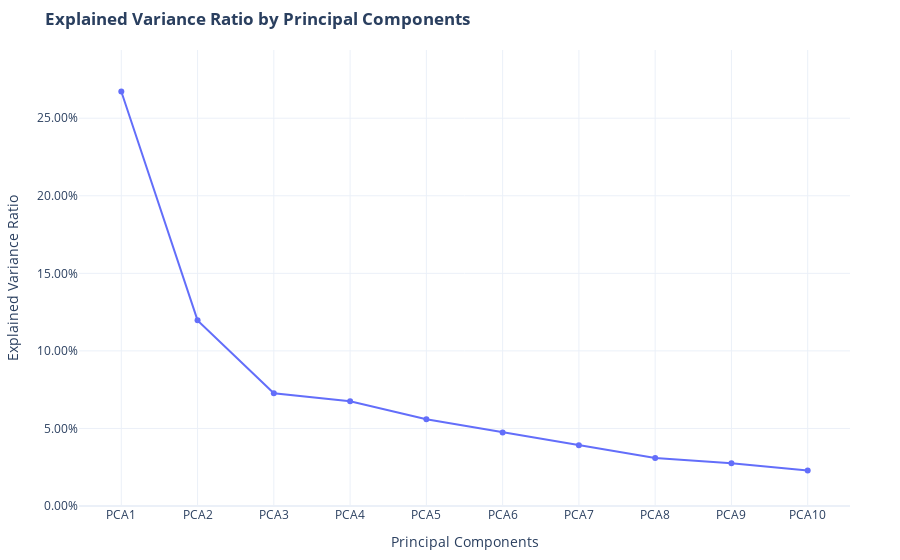

The code cell stored with this chart in its notebook:
### Code cell
#| code-summary: Varience Ratio

# Create a list of x-axis labels from PCA1 to PCA10
x_labels = [f'PCA{i+1}' for i in range(len(explained_variance_ratio))]

# Create a line chart for explained variance ratio
fig = go.Figure(data=go.Scatter(
    x=x_labels,
    y=explained_variance_ratio,
    mode='lines+markers',
    text=explained_variance_ratio,
    textposition='top center'
))

# Update layout for better readability
fig.update_layout(
    title='<b>Explained Variance Ratio by Principal Components</b>',
    xaxis_title='Principal Components',
    yaxis_title='Explained Variance Ratio',
    yaxis=dict(tickformat=".2%", range=[0, 1.1 * explained_variance_ratio.max()]),  # Adjust the range as needed
    template='plotly_white',
    margin=dict(l=50, r=50, b=50, t=50)  # Adjust the padding as needed
)

fig.show()

### Figure 1 — Plotly figure (JSON) as saved in the notebook; plotly's stock layout.template omitted (floating-point values rounded to 4 significant figures)
{"data": [{"mode": "lines+markers", "text": [0.2672, 0.1197, 0.07274, 0.06746, 0.05587, 0.04743, 0.03912, 0.0309, 0.0275, 0.02296], "textposition": "top center", "type": "scatter", "x": ["PCA1", "PCA2", "PCA3", "PCA4", "PCA5", "PCA6", "PCA7", "PCA8", "PCA9", "PCA10"], "y": [0.2672, 0.1197, 0.07274, 0.06746, 0.05587, 0.04743, 0.03912, 0.0309, 0.0275, 0.02296]}], "layout": {"margin": {"b": 50, "l": 50, "r": 50, "t": 50}, "title": {"text": "<b>Explained Variance Ratio by Principal Components</b>"}, "xaxis": {"title": {"text": "Principal Components"}}, "yaxis": {"range": [0, 0.294], "tickformat": ".2%", "title": {"text": "Explained Variance Ratio"}}}}
